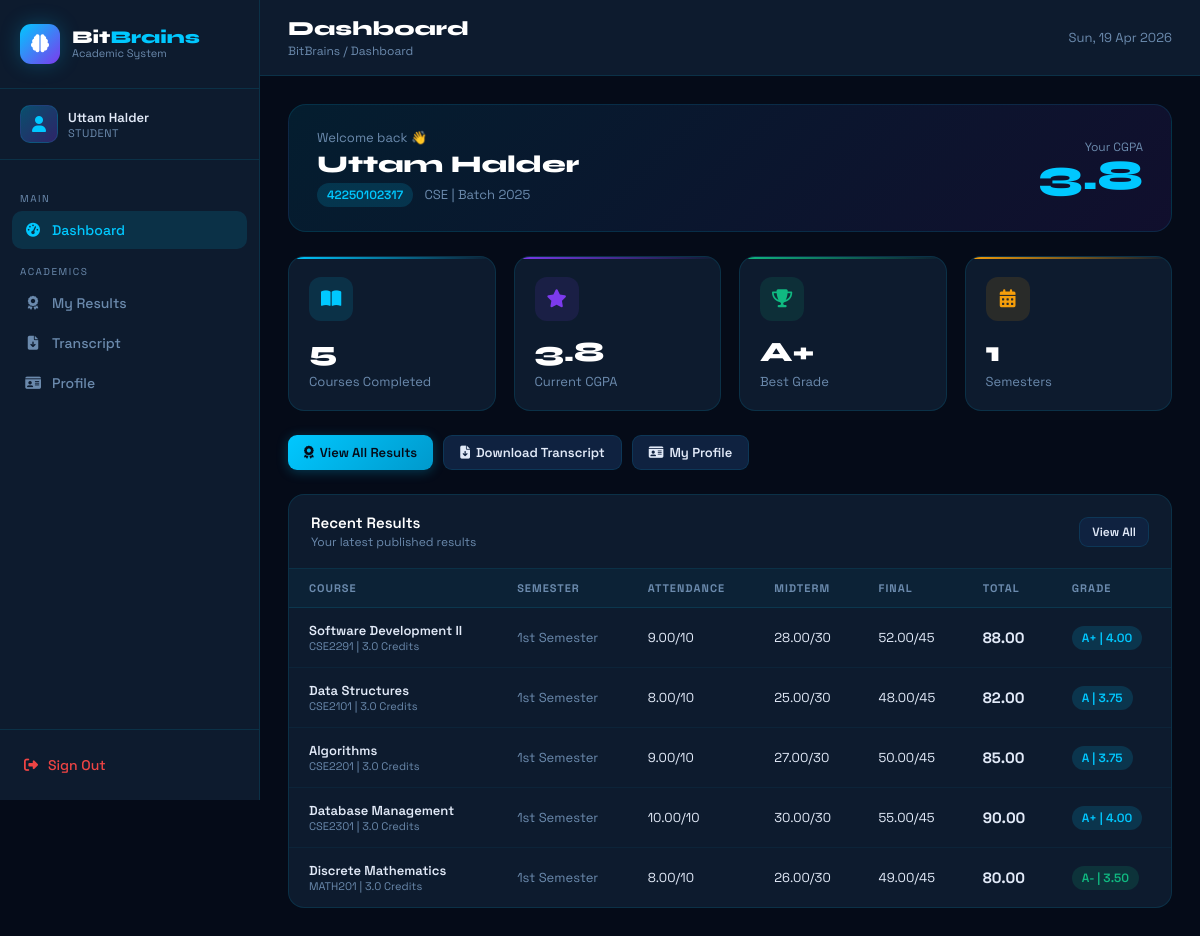
The page /student/dashboard.php (signed in) on the database its author committed.
### tables this page shows
CREATE TABLE students (
    id INT AUTO_INCREMENT PRIMARY KEY,
    user_id INT NOT NULL,
    student_id VARCHAR(20) UNIQUE NOT NULL,
    department VARCHAR(100),
    batch VARCHAR(20),
    session VARCHAR(20),
    phone VARCHAR(20),
    address TEXT,
    profile_image VARCHAR(255) DEFAULT NULL,
    FOREIGN KEY (user_id) REFERENCES users(id) ON DELETE CASCADE
);

CREATE TABLE users (
    id INT AUTO_INCREMENT PRIMARY KEY,
    name VARCHAR(100) NOT NULL,
    email VARCHAR(100) UNIQUE NOT NULL,
    password VARCHAR(255) NOT NULL,
    role ENUM('admin', 'student') NOT NULL DEFAULT 'student',
    created_at TIMESTAMP DEFAULT CURRENT_TIMESTAMP
);

CREATE TABLE results (
    id INT AUTO_INCREMENT PRIMARY KEY,
    student_id INT NOT NULL,
    course_id INT NOT NULL,
    semester_id INT NOT NULL,
    attendance_marks DECIMAL(5,2) DEFAULT 0,
    class_test_marks DECIMAL(5,2) DEFAULT 0,
    midterm_marks DECIMAL(5,2) DEFAULT 0,
    final_marks DECIMAL(5,2) DEFAULT 0,
    total_marks DECIMAL(5,2) DEFAULT 0,
    grade_point DECIMAL(3,2) DEFAULT 0,
    grade_letter VARCHAR(5),
    is_published TINYINT(1) DEFAULT 0,
    created_at TIMESTAMP DEFAULT CURRENT_TIMESTAMP,
    FOREIGN KEY (student_id) REFERENCES students(id) ON DELETE CASCADE,
    FOREIGN KEY (course_id) REFERENCES courses(id) ON DELETE CASCADE,
    FOREIGN KEY (semester_id) REFERENCES semesters(id) ON DELETE CASCADE
);

CREATE TABLE courses (
    id INT AUTO_INCREMENT PRIMARY KEY,
    course_code VARCHAR(20) UNIQUE NOT NULL,
    course_name VARCHAR(150) NOT NULL,
    credit_hours DECIMAL(3,1) NOT NULL,
    department VARCHAR(100),
    created_at TIMESTAMP DEFAULT CURRENT_TIMESTAMP
);

CREATE TABLE semesters (
    id INT AUTO_INCREMENT PRIMARY KEY,
    semester_name VARCHAR(50) NOT NULL,
    semester_number INT NOT NULL,
    year VARCHAR(10) NOT NULL,
    is_active TINYINT(1) DEFAULT 1,
    created_at TIMESTAMP DEFAULT CURRENT_TIMESTAMP
);

### student/dashboard.php (the view, shortened to what this page needs)
<?php
require_once '../config/db.php';
$uid = $_SESSION['user_id'];
$student = $conn->query("SELECT s.*, u.name, u.email FROM students s JOIN users u ON s.user_id=u.id WHERE u.id=$uid")->fetch_assoc();
$sid = $student['id'];
$totalCourses = $conn->query("SELECT COUNT(*) as c FROM results WHERE student_id=$sid AND is_published=1")->fetch_assoc()['c'];
$cgpaRow      = $conn->query("SELECT AVG(grade_point) as g FROM results WHERE student_id=$sid AND is_published=1")->fetch_assoc();
$cgpa         = round($cgpaRow['g'] ?? 0, 2);
$bestGrade    = $conn->query("SELECT grade_letter, grade_point FROM results WHERE student_id=$sid AND is_published=1 ORDER BY grade_point DESC LIMIT 1")->fetch_assoc();
$semesters    = $conn->query("SELECT COUNT(DISTINCT semester_id) as c FROM results WHERE student_id=$sid")->fetch_assoc()['c'];
$recentResults = $conn->query("
    SELECT r.*, c.course_name, c.course_code, c.credit_hours, sem.semester_name
    FROM results r
    JOIN courses c ON r.course_id=c.id
    JOIN semesters sem ON r.semester_id=sem.id
    WHERE r.student_id=$sid AND r.is_published=1
    ORDER BY r.created_at DESC LIMIT 5
");
include '../includes/header.php';
?>
<div style="background:linear-gradient(135deg, rgba(0,200,255,0.1), rgba(124,58,237,0.1)); border:1px solid var(--border); border-radius:18px; padding:24px 28px; margin-bottom:24px; display:flex; align-items:center; justify-content:space-between; flex-wrap:wrap; gap:12px;">
  <div>
    <div style="font-size:13px; color:var(--muted); margin-bottom:4px;">Welcome back 👋</div>
    <div style="font-family:'Syne',sans-serif; font-size:24px; font-weight:800; color:#fff;"><?= htmlspecialchars($student['name']) ?></div>
    <div style="font-size:13px; color:var(--muted); margin-top:4px;">
      <span class="badge badge-cyan" style="margin-right:8px;"><?=$student['student_id']?></span>
      <?=$student['department']?> | Batch <?=$student['batch']?>
    </div>
  </div>
  <div style="text-align:right;">
    <div style="font-size:12px; color:var(--muted);">Your CGPA</div>
    <div style="font-family:'Syne',sans-serif; font-size:42px; font-weight:800; color:var(--accent); line-height:1;"><?=$cgpa?></div>
  </div>
</div>
<div class="stat-grid">
  <div class="stat-card cyan">
    <div class="stat-icon cyan"><i class="fas fa-book-open"></i></div>
    <div class="stat-value"><?=$totalCourses?></div>
    <div class="stat-label">Courses Completed</div>
  </div>
  <div class="stat-card purple">
    <div class="stat-icon purple"><i class="fas fa-star"></i></div>
    <div class="stat-value"><?=$cgpa?></div>
    <div class="stat-label">Current CGPA</div>
  </div>
  <div class="stat-card green">
    <div class="stat-icon green"><i class="fas fa-trophy"></i></div>
    <div class="stat-value"><?=$bestGrade['grade_letter'] ?? 'N/A'?></div>
    <div class="stat-label">Best Grade</div>
  </div>
  <div class="stat-card yellow">
    <div class="stat-icon yellow"><i class="fas fa-calendar-days"></i></div>
    <div class="stat-value"><?=$semesters?></div>
    <div class="stat-label">Semesters</div>
  </div>
</div>
<div style="display:flex; gap:10px; margin-bottom:24px; flex-wrap:wrap;">
  <a href="results.php" class="btn btn-primary"><i class="fas fa-award"></i> View All Results</a>
  <a href="transcript.php" class="btn btn-secondary"><i class="fas fa-file-arrow-down"></i> Download Transcript</a>
  <a href="profile.php" class="btn btn-secondary"><i class="fas fa-id-card"></i> My Profile</a>
</div>
<div class="table-card">
  <div class="table-header">
    <div>
      <div class="table-title">Recent Results</div>
      <div class="table-subtitle">Your latest published results</div>
    </div>
    <a href="results.php" class="btn btn-secondary" style="font-size:12px; padding:6px 12px;">View All</a>
  </div>
  <table>
    <thead>
      <tr><th>Course</th><th>Semester</th><th>Attendance</th><th>Midterm</th><th>Final</th><th>Total</th><th>Grade</th></tr>
    </thead>
    <tbody>
      <?php while($r=$recentResults->fetch_assoc()): ?>
      <tr>
        <td>
          <div style="font-weight:600; font-size:13px;"><?=htmlspecialchars($r['course_name'])?></div>
          <div style="font-size:11px; color:var(--muted);"><?=$r['course_code']?> | <?=$r['credit_hours']?> Credits</div>
        </td>
        <td style="font-size:13px; color:var(--muted);"><?=$r['semester_name']?></td>
        <td style="font-size:13px;"><?=$r['attendance_marks']?>/10</td>
        <td style="font-size:13px;"><?=$r['midterm_marks']?>/30</td>
        <td style="font-size:13px;"><?=$r['final_marks']?>/45</td>
        <td style="font-weight:700; font-size:15px;"><?=$r['total_marks']?></td>
        <td>
          <span class="badge <?= in_array($r['grade_letter'],['A+','A']) ? 'badge-cyan' : ($r['grade_letter']==='F' ? 'badge-red' : 'badge-green') ?>">
            <?=$r['grade_letter']?> | <?=$r['grade_point']?>
          </span>
        </td>
      </tr>
      <?php endwhile; ?>
    </tbody>
  </table>
</div>
<?php include '../includes/footer.php'; ?>

### includes/header.php (style rules this page uses)
:root { --bg: #050b18; --surface: #0d1b2e; --card: #0f2240; --card2: #0a1a35; --border: rgba(0,200,255,0.12); --accent: #00c8ff; --accent2: #7c3aed; --green: #10b981; --yellow: #f59e0b; --red: #ef4444; --text: #e2eaf8; --muted: #6b8aad; --sidebar-w: 260px; }
* { margin:0; padding:0; box-sizing:border-box; }
body { background: var(--bg); font-family: 'Space Grotesk', sans-serif; color: var(--text); display: flex; min-height: 100vh; }
.stat-grid { display: grid; grid-template-columns: repeat(4, 1fr); gap: 18px; margin-bottom: 24px; }
.stat-card { background: var(--surface); border: 1px solid var(--border); border-radius: 16px; padding: 20px; position: relative; overflow: hidden; transition: transform 0.2s; }
.stat-card::before { content: ''; position: absolute; top: 0; left: 0; right: 0; height: 2px; }
.stat-card.cyan::before { background: linear-gradient(90deg, var(--accent), transparent); }
.stat-card.purple::before { background: linear-gradient(90deg, var(--accent2), transparent); }
.stat-card.green::before { background: linear-gradient(90deg, var(--green), transparent); }
.stat-card.yellow::before { background: linear-gradient(90deg, var(--yellow), transparent); }
.stat-icon { width: 44px; height: 44px; border-radius: 12px; display: flex; align-items: center; justify-content: center; font-size: 18px; margin-bottom: 14px; }
.stat-icon.cyan { background: rgba(0,200,255,0.12); color: var(--accent); }
.stat-icon.purple { background: rgba(124,58,237,0.12); color: var(--accent2); }
.stat-icon.green { background: rgba(16,185,129,0.12); color: var(--green); }
.stat-icon.yellow { background: rgba(245,158,11,0.12); color: var(--yellow); }
.stat-value { font-family: 'Syne', sans-serif; font-size: 28px; font-weight: 800; color: #fff; }
.stat-label { font-size: 13px; color: var(--muted); margin-top: 4px; }
.table-card { background: var(--surface); border: 1px solid var(--border); border-radius: 16px; overflow: hidden; }
.table-header { padding: 18px 22px; border-bottom: 1px solid var(--border); display: flex; align-items: center; justify-content: space-between; }
.table-title { font-weight: 600; font-size: 15px; color: #fff; }
.table-subtitle { font-size: 12px; color: var(--muted); margin-top: 2px; }
table { width: 100%; border-collapse: collapse; }
th { padding: 12px 20px; text-align: left; font-size: 11px; color: var(--muted); text-transform: uppercase; letter-spacing: 1px; background: rgba(0,200,255,0.04); border-bottom: 1px solid var(--border); }
td { padding: 14px 20px; font-size: 14px; border-bottom: 1px solid rgba(0,200,255,0.05); }
tr:last-child td { border-bottom: none; }
.badge { padding: 4px 10px; border-radius: 20px; font-size: 12px; font-weight: 600; display: inline-block; }
.badge-green { background: rgba(16,185,129,0.15); color: var(--green); }
.badge-cyan { background: rgba(0,200,255,0.15); color: var(--accent); }
.btn { padding: 8px 16px; border-radius: 9px; font-size: 13px; font-weight: 600; cursor: pointer; border: none; font-family: 'Space Grotesk', sans-serif; display: inline-flex; align-items: center; gap: 6px; text-decoration: none; transition: all 0.2s; }
.btn-primary { background: linear-gradient(135deg, var(--accent), #0099cc); color: #050b18; box-shadow: 0 2px 12px rgba(0,200,255,0.25); }
.btn-secondary { background: var(--card); border: 1px solid var(--border); color: var(--text); }

### rows shown on the page
students: user.name "Uttam Halder", student "42250102317", department "CSE", batch "2025", id "1"
results: course.course_name "Software Development II", course.course_code "CSE2291", course.credit_hours "3.0", semester.semester_name "1st Semester", attendance_marks "9.00", midterm_marks "28.00", final_marks "52.00", total_marks "88.00", grade_letter "A+", grade_point "4.00"
results: course.course_name "Data Structures", course.course_code "CSE2101", course.credit_hours "3.0", semester.semester_name "1st Semester", attendance_marks "8.00", midterm_marks "25.00", final_marks "48.00", total_marks "82.00", grade_letter "A", grade_point "3.75"
results: course.course_name "Algorithms", course.course_code "CSE2201", course.credit_hours "3.0", semester.semester_name "1st Semester", attendance_marks "9.00", midterm_marks "27.00", final_marks "50.00", total_marks "85.00", grade_letter "A", grade_point "3.75"
results: course.course_name "Database Management", course.course_code "CSE2301", course.credit_hours "3.0", semester.semester_name "1st Semester", attendance_marks "10.00", midterm_marks "30.00", final_marks "55.00", total_marks "90.00", grade_letter "A+", grade_point "4.00"
results: course.course_name "Discrete Mathematics", course.course_code "MATH201", course.credit_hours "3.0", semester.semester_name "1st Semester", attendance_marks "8.00", midterm_marks "26.00", final_marks "49.00", total_marks "80.00", grade_letter "A-", grade_point "3.50"

### other values the page prints
$_SESSION['user_name'] "Uttam Halder"
$_SESSION['user_role'] "STUDENT"
$pageTitle "Dashboard"
$cgpa "3.8"
$totalCourses "5"
$bestGrade['grade_letter'] "A+"
